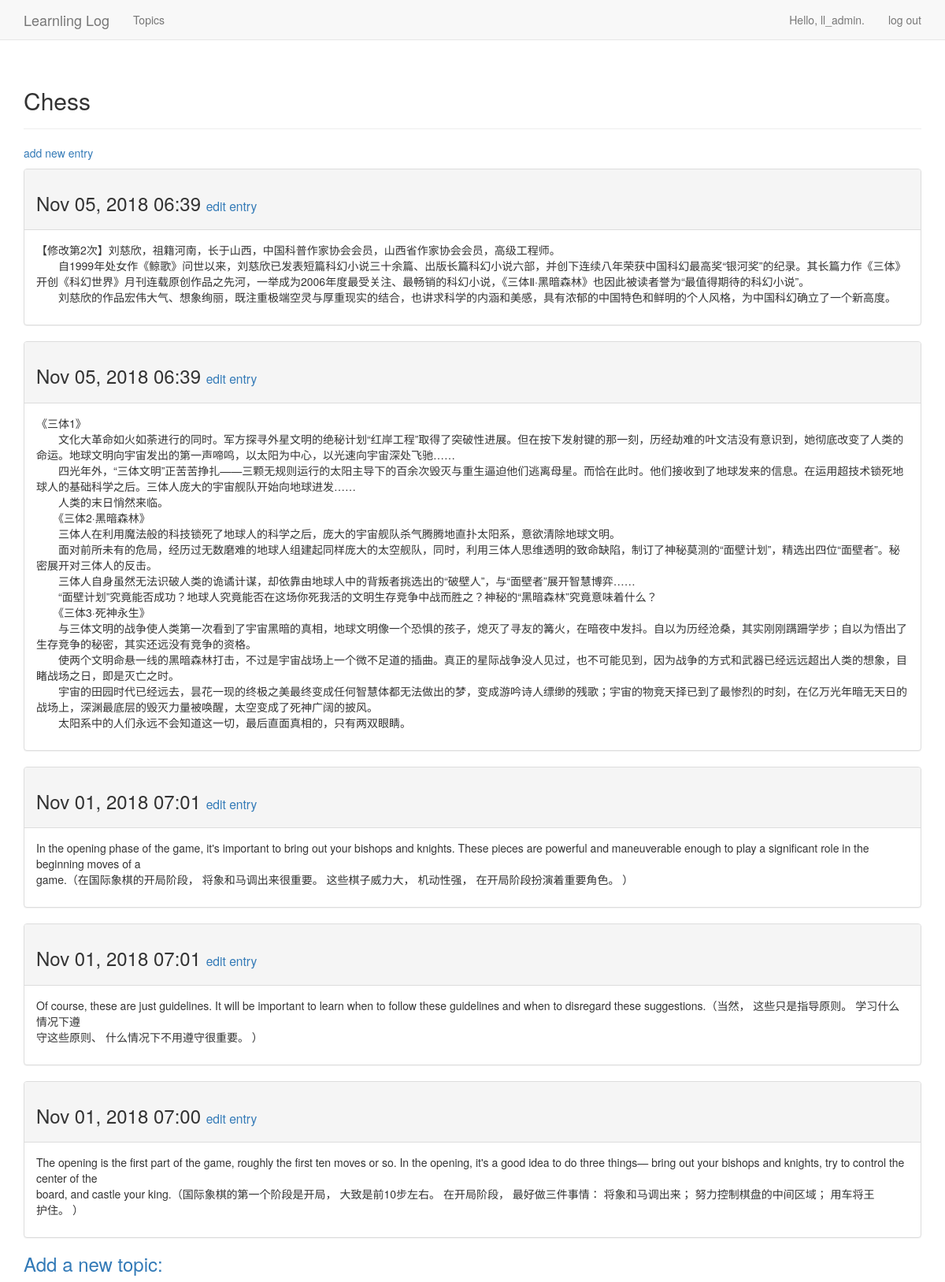
The page /topics/1/ (signed in) on the database its author committed.
### learning_logs/models.py (models this page shows, shortened)
class Topic(models.Model):
    text = models.CharField(max_length=200)
    date_added = models.DateTimeField(auto_now_add = True)
    owner = models.ForeignKey(User,on_delete=models.CASCADE,)
    def  __str__(self):
        return self.text

class Entry(models.Model):
    topic = models.ForeignKey(Topic,on_delete=models.CASCADE,)
    text = models.TextField()
    date_added = models.DateTimeField(auto_now_add=True)
    class Meta:
        verbose_name_plural = 'entries'

### learning_logs/views.py (the view)
# urls.py: url(r'^topics/(?P<topic_id>\d+)/$',views.topic,name = 'topic'),
@login_required
def topic(request,topic_id):
    topic = Topic.objects.get(id=topic_id)
    if topic.owner != request.user:
        raise Http404
    entries = topic.entry_set.order_by('-date_added')
    context = {'topic':topic,'entries':entries}
    return render(request,'learning_logs/topic.html',context)

### learning_logs/templates/learning_logs/topic.html
{% extends 'learning_logs/base.html' %}
{% block header %}
<h2>{{ topic }}</h2>
{% endblock header %}
{% block content %}
<p>
    <a href="{% url 'learning_logs:new_entry' topic.id %}">add new entry</a>
</p>
{% for entry in entries %}
<div class="panel panel-default">
    <div class="panel-heading">
        <h3>
            {{ entry.date_added|date:'M d, Y H:i' }}
            <small>
                <a href="{% url 'learning_logs:edit_entry' entry.id %}">
                    edit entry</a>
            </small>
        </h3>
    </div>
    <div class="panel-body">
        {{ entry.text|linebreaks }}
    </div>
</div>
{% empty %}
Theare are no entries ofr this topic yet.
{% endfor %}
<h3>
    <a href="{% url 'learning_logs:new_topic' %}">Add a new topic:</a>
</h3>
{% endblock content %}

### learning_logs/templates/learning_logs/base.html (shortened to what this page needs)
{% load bootstrap3 %}
<!DOCTYPE html>
<html lang = "en">
    <head>
          {% bootstrap_css %}
    </head>
    <body>
        <nav class="navbar navbar-default navbar-static-top">
            <div class = "container">
                <div class="navbar-header">
                    <a class = "navbar-brand" href = "{% url 'learning_logs:index' %}">
                        Learnling Log</a>
                </div>
                <div id = "navbar" class = "navbar-collapse collapse">
                    <ul class = "nav navbar-nav">
                        <li><a href="{% url 'learning_logs:topics' %}">Topics</a></li>
                    </ul>
                    <ul class="nav navbar-nav navbar-right">
                        {% if user.is_authenticated %}
                          <li><a>Hello, {{ user.username}}.</a></li>
                          <li><a href="{% url 'users:logout' %}">log out</a></li>
                        {% else %}
                          <li><a href="{% url 'users:register' %}">register</a></li>
                          <li><a href ="{% url 'users:login' %}">log in</a></li>
                        {% endif %}
                    </ul>
                </div>
            </div>
        </nav>
        <div class = "container">
            <div class="page-header">
                {% block header %}{% endblock header %}
            </div>
            <div>
                {% block content %}{% endblock content %}
            </div>
        </div>
    </body>
</html>

### rows shown on the page
Topic: text "Chess"
Entry: date_added "Nov 05, 2018 06:39", text "【修改第2次】刘慈欣，祖籍河南，长于山西，中国科普作家协会会员，山西省作家协会会员，高级工程师。 自1999年处女作《鲸歌》问世以来，刘慈欣已发表短篇科幻小说三十余篇、出版长篇科幻小说六部，并创下连续八年荣获中国科幻最高奖“银河奖”的纪录。其长篇力作《三体》开创《科幻世界》月刊连载原创作品之先河，一举成为2006年度最受关注、最畅销的科幻小说，《三体Ⅱ·黑暗森林》也因此被读者誉为“最值得期待的科幻小说”。 刘慈欣的作品宏伟大气、想象绚丽，既注重极端空灵与厚重现实的结合，也讲求科学的内涵和美感，具有浓郁的中国特色和鲜明的个人风格，为中国科幻确立了一个新高度。"
Entry: date_added "Nov 05, 2018 06:39", text "《三体1》 文化大革命如火如荼进行的同时。军方探寻外星文明的绝秘计划“红岸工程”取得了突破性进展。但在按下发射键的那一刻，历经劫难的叶文洁没有意识到，她彻底改变了人类的命运。地球文明向宇宙发出的第一声啼鸣，以太阳为中心，以光速向宇宙深处飞驰…… 四光年外，“三体文明”正苦苦挣扎——三颗无规则运行的太阳主导下的百余次毁灭与重生逼迫他们逃离母星。而恰在此时。他们接收到了地球发来的信息。在运用超技术锁死地球人的基础科学之后。三体人庞大的宇宙舰队开始向地球进发…… 人类的末日悄然来临。 《三体2·黑暗森林》 三体人在利用魔法般的科技锁死了地球人的科学之后，庞大的宇宙舰队杀气腾腾地直扑太阳系，意欲清除地球文明。 面对前所未有的危局，经历过无数磨难的地球人组建起同样庞大的太空舰队，同时，利用三体人思维透明的致命缺陷，制订了神秘莫测的“面壁计划”，精选出四位“面壁者”。秘密展开对三体人的反击。 三体人自身虽然无法识破人类的诡谲计谋，却依靠由地球人中的背叛者挑选出的“破壁人”，与“面壁者”展开智慧博弈…… “面壁计划”究竟能否成功？地球人究竟能否在这场你死我活的文明生存竞争中战而胜之？神秘的“黑暗森林”究竟意味着什么？ 《三体3·死神永生》 与三体文明的战争使人类第一次看到了宇宙黑暗的真相，地球文明像一个恐惧的孩子，熄灭了寻友的篝火，在暗夜中发抖。自以为历经沧桑，其实刚刚蹒跚学步；自以为悟出了生存竞争的秘密，其实还远没有竞争的资格。…"
Entry: date_added "Nov 01, 2018 07:01", text "In the opening phase of the game, it's important to bring out your bishops and knights. These pieces are powerful and maneuverable enough to play a significant role in the beginning moves of a game.（在国际象棋的开局阶段， 将象和马调出来很重要。 这些棋子威力大， 机动性强， 在开局阶段扮演着重要角色。 ）"
Entry: date_added "Nov 01, 2018 07:01", text "Of course, these are just guidelines. It will be important to learn when to follow these guidelines and when to disregard these suggestions.（当然， 这些只是指导原则。 学习什么情况下遵 守这些原则、 什么情况下不用遵守很重要。 ）"
Entry: date_added "Nov 01, 2018 07:00", text "The opening is the first part of the game, roughly the first ten moves or so. In the opening, it's a good idea to do three things— bring out your bishops and knights, try to control the center of the board, and castle your king.（国际象棋的第一个阶段是开局， 大致是前10步左右。 在开局阶段， 最好做三件事情： 将象和马调出来； 努力控制棋盘的中间区域； 用车将王 护住。 ）"

### other values the page prints
{{ user.username }} "ll_admin"
